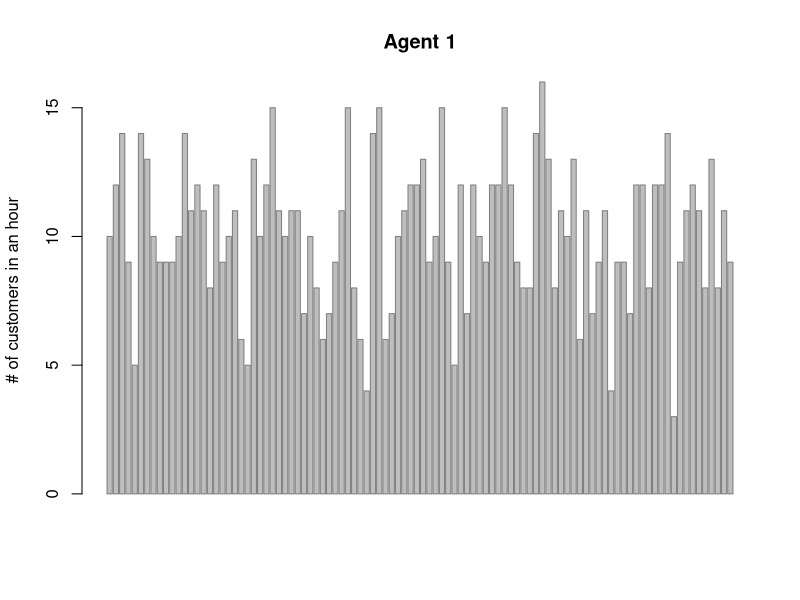
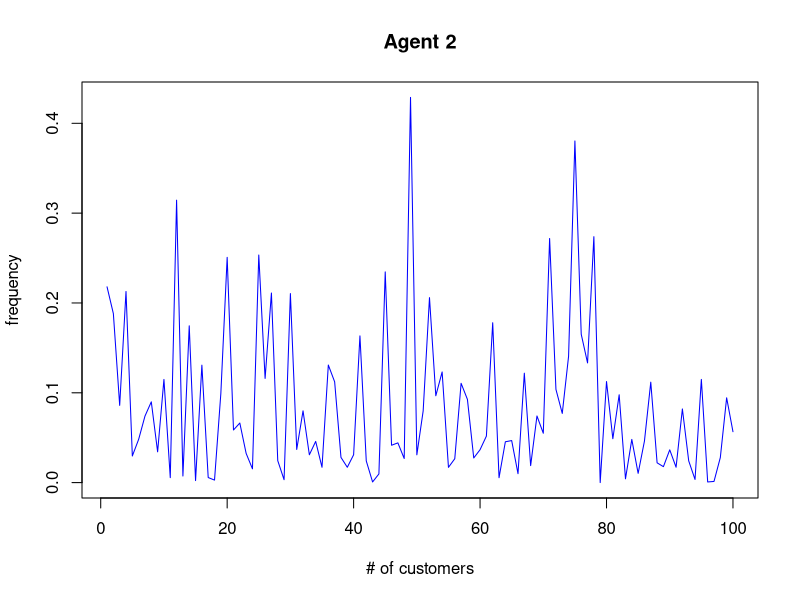
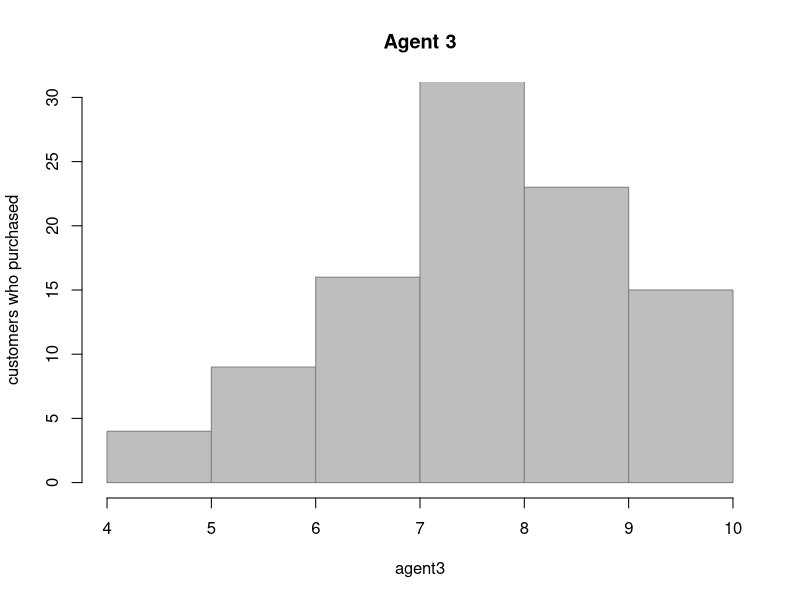
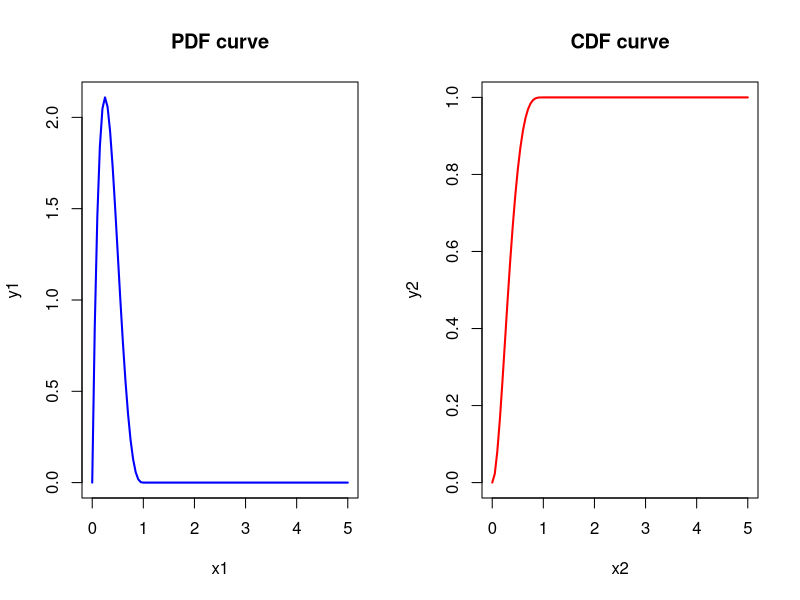
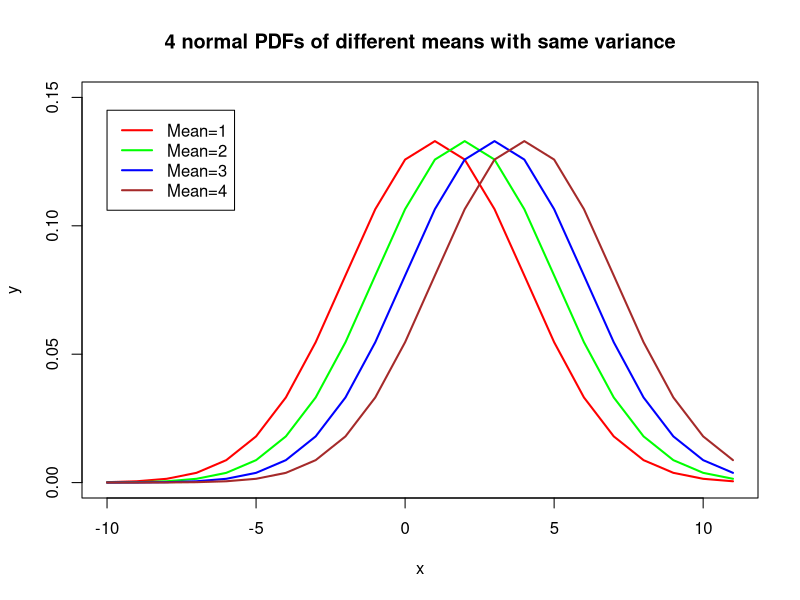

Here is the R script that generated these plots, in order:
#----------------------------------------------------------------------------#
####################### Probability Modelling Of Data ########################
#----------------------------------------------------------------------------#
################ Assignment 1: Vignesh Muthumani (10385771) ##################
#----------------------------------------------------------------------------#

# Q1.(c) --------------------------------------------------------------------#

# Generating 100 samples for each agent using the proposed model in Q1(a)
s <- 100
lambda <- 10
p <- 0.8
n <- 10

# For agent 1
agent1 <- rpois(s,lambda)
agent1

# For agent 2
agent2 <- rexp(s,lambda)
agent2

# For agent 3
agent3 <- rbinom(s,n,p)
agent3

# Q1.(d) --------------------------------------------------------------------#

# Summarizing the datasets generated
summary(agent1)
summary(agent2)
summary(agent3)

# Visualizing the datasets generated
# For agent 1
barplot(agent1, main = 'Agent 1', ylab = '# of customers in an hour',
        col = 'gray', border = 'gray50')

# For agent 2
plot(agent2, main = 'Agent 2', xlab = '# of customers', ylab = 'frequency',
     type = 'l', col = 'blue')

# For agent 3
hist(agent3, main = 'Agent 3', ylab = 'customers who purchased',
     col = 'gray', border = 'gray50', ylim = c(0,30))

# Q2.(b) --------------------------------------------------------------------#

# Sensor-1
alpha=1
beta=2
sensor1 <- rbeta(200,alpha,beta)
mean(sensor1)
var(sensor1)

# Sensor-2
alpha=2
beta=3
sensor2 <- rbeta(200,alpha,beta)
mean(sensor2)
var(sensor2)

# Sensor-3
alpha=3
beta=4
sensor3 <- rbeta(200,alpha,beta)
mean(sensor3)
var(sensor3)

# Sensor-4
alpha=4
beta=5
sensor4 <- rbeta(200,alpha,beta)
mean(sensor4)
var(sensor4)

# Sensor-5
alpha=5
beta=6
sensor5 <- rbeta(200,alpha,beta)
mean(sensor5)
var(sensor5)

# Q2.(c) --------------------------------------------------------------------#

# From the results, we can see that the sensor 5 has got the least variance of
# all. So the spread measure is low. When the variance is less, the accuracy
# will be high. Hence, we select the sensor 5 as the preferred sensor.

# Q2.(d) --------------------------------------------------------------------#

alpha <- 2
beta <- 4
par(mfrow = c(1,2))

# Sketching PDF 
x1 <- seq(from=0, to=5, by=0.05)
y1 <-dbeta(x1, alpha, beta)
plot(x1, y1, type = 'l', lwd = 2, main = 'PDF curve', col = 'blue')

# Sketching CDF 
x2 <- seq(from=0, to=5, by=0.05)
y2 <- pbeta(x2, alpha, beta)
plot(x2, y2, type="l", lwd=2, main = 'CDF curve', col='red')

# Q3. -----------------------------------------------------------------------#

# verifying the result of the probability of an individual scoring above 510
mu <- 500
sigma <- 100
p510 <- pnorm(510,mu,sigma,lower.tail=FALSE)
p510

# The result is same as the one that was mathematically derived.

# Q3.(a) --------------------------------------------------------------------#

# Sketching 4 normal PDFs with different means and same variance in one plot

sd <- 3
x <- -10:11
y1 <- dnorm(x,mean=1,sd)
y2 <- dnorm(x,mean=2,sd)
y3 <- dnorm(x,mean=3,sd)
y4 <- dnorm(x,mean=4,sd)

par(mfrow = c(1,1))
plot(x, y1, type='l', lwd=2, col='red', ylim = c(0,0.15), ylab = 'y',
     main = '4 normal PDFs of different means with same variance')
lines(x, y2, type='l', lwd=2, col='green')
lines(x, y3, type='l', lwd=2, col='blue')
lines(x, y4, type='l', lwd=2, col='brown')
legend(-10,0.145, legend=c('Mean=1','Mean=2','Mean=3','Mean=4'),
       lty = c(1,1), lwd=2, col = c('red','green','blue','brown'))

# Q3.(b) --------------------------------------------------------------------#

mu <- 500
sigma <- 100
p510 <- pnorm(510,mu,sigma)
p410 <- pnorm(410,mu,sigma)

p_410_510 <- p510-p410
p_410_510

# Q4. -----------------------------------------------------------------------#

s = 100
n = 10
p1 = p2 = p3 = p4 = 0.25

data <- rmultinom(s, n, p = c(p1,p2,p3,p4))
data

x1 <- data[1,]
x2 <- data[2,]

correlation <- cor(x1,x2)
correlation

# Optionally,
# Correlation(x1,x2) can also be calculated by, "covariance(x1,x2)/sd(x1).sd(x2)"

covariance <- cov(x1,x2)
covariance

sd1 <- sd(x1)
sd1

sd2 <- sd(x2)
sd2

correlation <- covariance / (sd1 * sd2)
correlation

# [Optional method]:

s = 100
n = 10
p1 = p2 = p3 = p4 = 0.25

x1 <- rbinom(s,n,p1)
x2 <- rbinom(s,n,p2)

correlation <- cor(x1,x2)
correlation

##############################################################################

